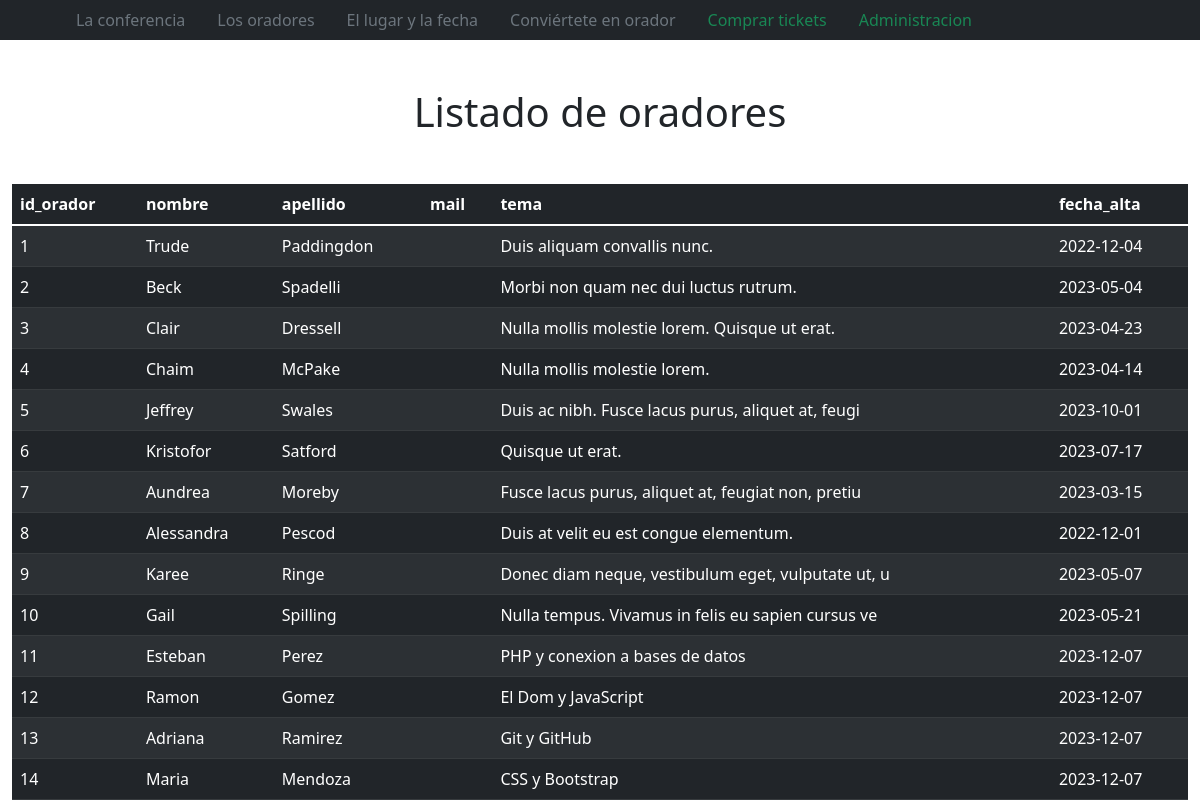
The page /administracion.php on the database its author committed.
### tables this page shows
CREATE TABLE `oradores` (
  `id_orador` int(10) UNSIGNED NOT NULL,
  `nombre` varchar(30) NOT NULL,
  `apellido` varchar(30) NOT NULL,
  `mail` varchar(30) NOT NULL,
  `tema` varchar(50) NOT NULL,
  `fecha_alta` date NOT NULL
);

### oradores.php (called while the page is built, shortened)
<?php
class Orador
{
    public static function listarTodos(): array |null
    {
        $oradores = null;
        $conexion = mysqli_connect("localhost", "root", "", "integrador_cac");
        if (!mysqli_connect_errno()) {
            $query = "SELECT * FROM oradores;";
            $consulta = mysqli_query($conexion, $query);
            if ($consulta !== false) {
                while ($obj = $consulta->fetch_object()) {
                    if (!empty($obj)) {
                        $orador = new Orador();
                        $orador->id_orador = $obj->id_orador;
                        $orador->nombre = $obj->nombre;
                        $orador->apellido = $obj->apellido;
                        $orador->tema = $obj->tema;
                        $orador->fecha_alta = (string)$obj->fecha_alta;
                        $oradores[] = $orador;
                    }
                }
            }
        }
        return $oradores;
    }
}

### administracion.php (the view, shortened to what this page needs)
<?php
require_once "./oradores.php";
function tabla(array $array): string
{
    $grilla = '
    <h1 class="text-center m-5">Listado de oradores</h1>
    <div class="table-responsive-md">
    <table class="table table-dark table-striped">
    <thead>
        <tr>
        <th>id_orador</th>
        <th>nombre</th>
        <th>apellido</th>
        <th>mail</th>
        <th>tema</th>
        <th>fecha_alta</th>
        </tr>
        </thead>
        <tbody>
            ';
    foreach ($array as $key => $value) {
        $grilla .= '<tr><td>' . $value->id_orador . '</td><td>' . $value->nombre . '</td><td>' . $value->apellido . '</td></td><td>' . $value->mail . '</td></td><td>' . $value->tema . '</td></td><td>' . $value->fecha_alta . '</td></tr>';
    }
    $grilla .= '
            </tbody>
            </table> </div>';
    return $grilla;
}
?>
<!DOCTYPE html>
<html lang="en">
<head>
    <link href="https://cdn.jsdelivr.net/npm/bootstrap@5.1.3/dist/css/bootstrap.min.css" rel="stylesheet">
    <link rel="stylesheet" href="./style.css">
</head>
<body class="vh-100">
    <header class="container-fluid">
        <div class="row bg-dark align-items-center">
            <div class="col-12 col-md-10">
                <nav class="nav  justify-content-center justify-content-md-end">
                    <a href="./index.php" class="nav-link link-secondary">La conferencia</a>
                    <a href="#section-oradores" class="nav-link link-secondary">Los oradores</a>
                    <a href="#" class="nav-link link-secondary">El lugar y la fecha</a>
                    <a href="#section-form" class="nav-link link-secondary">Conviértete en orador</a>
                    <a href="./comprar_tickets.html" class="nav-link link-success">Comprar tickets</a>
                    <a href="./administracion.php" class="nav-link link-success"> Administracion</a>
                </nav>
            </div>
        </div>
    </header>
    <div>
        <div class="container-fluid mt-1">
            <?php
            $array = Orador::listarTodos();
            if (isset($array)) {
                echo tabla($array);
            } else {
                echo mensajeError("Error en listado de  oradores :( intente mas tarde...");
            }
            ?>
        </div>
    </div>
</body>
</html>

### rows shown on the page
oradores: id_orador "1", nombre "Trude", apellido "Paddingdon", tema "Duis aliquam convallis nunc.", fecha_alta "2022-12-04"
oradores: id_orador "2", nombre "Beck", apellido "Spadelli", tema "Morbi non quam nec dui luctus rutrum.", fecha_alta "2023-05-04"
oradores: id_orador "3", nombre "Clair", apellido "Dressell", tema "Nulla mollis molestie lorem. Quisque ut erat.", fecha_alta "2023-04-23"
oradores: id_orador "4", nombre "Chaim", apellido "McPake", tema "Nulla mollis molestie lorem.", fecha_alta "2023-04-14"
oradores: id_orador "5", nombre "Jeffrey", apellido "Swales", tema "Duis ac nibh. Fusce lacus purus, aliquet at, feugi", fecha_alta "2023-10-01"
oradores: id_orador "6", nombre "Kristofor", apellido "Satford", tema "Quisque ut erat.", fecha_alta "2023-07-17"
oradores: id_orador "7", nombre "Aundrea", apellido "Moreby", tema "Fusce lacus purus, aliquet at, feugiat non, pretiu", fecha_alta "2023-03-15"
oradores: id_orador "8", nombre "Alessandra", apellido "Pescod", tema "Duis at velit eu est congue elementum.", fecha_alta "2022-12-01"
oradores: id_orador "9", nombre "Karee", apellido "Ringe", tema "Donec diam neque, vestibulum eget, vulputate ut, u", fecha_alta "2023-05-07"
oradores: id_orador "10", nombre "Gail", apellido "Spilling", tema "Nulla tempus. Vivamus in felis eu sapien cursus ve", fecha_alta "2023-05-21"
oradores: id_orador "11", nombre "Esteban", apellido "Perez", tema "PHP y conexion a bases de datos", fecha_alta "2023-12-07"
oradores: id_orador "12", nombre "Ramon", apellido "Gomez", tema "El Dom y JavaScript", fecha_alta "2023-12-07"
oradores: id_orador "13", nombre "Adriana", apellido "Ramirez", tema "Git y GitHub", fecha_alta "2023-12-07"
oradores: id_orador "14", nombre "Maria", apellido "Mendoza", tema "CSS y Bootstrap", fecha_alta "2023-12-07"
